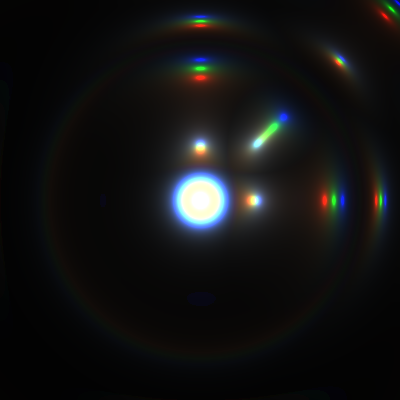
Frame 1 (no input)
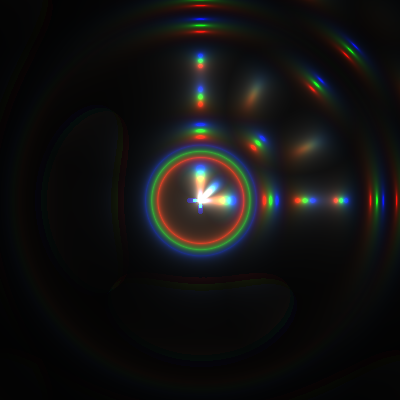
Frame 60 (the mouse pressed at the canvas centre just before this capture)
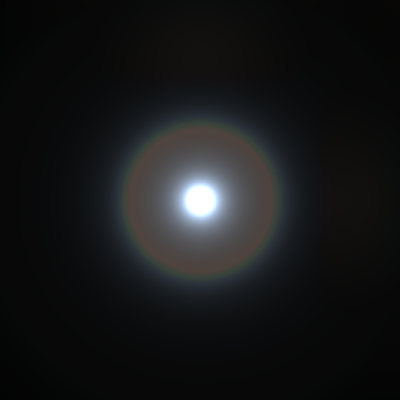
Frame 120 (the mouse held since frame 60 and released just before this capture)

The Processing sketch that drew these frames (run headless with seeded random() and noise(); from frame 60 on, the mouse is pressed at the canvas centre):

// Processing sketch: silexarsDemo
// ── silexarsDemo.pde
// a simulate of https://www.shadertoy.com/view/XsXXDn
// credits to 'Danilo Guanabara'

// void mainImage( out vec4 fragColor, in vec2 fragCoord ){
// 	vec3 c;
// 	float l,z=t;
// 	for(int i=0;i<3;i++) {
// 		vec2 uv,p=fragCoord.xy/r;
// 		uv=p;
// 		p-=.5;
// 		p.x*=r.x/r.y;
// 		z+=.07;
// 		l=length(p);
// 		uv+=p/l*(sin(z)+1.)*abs(sin(l*9.-z-z));
// 		c[i]=.01/length(mod(uv,1.)-.5);
// 	}
// 	fragColor=vec4(c/l,t);
// }

// adding time to the shader
color sim_fragshader(float x, float y, float t) {
    float cr = 0, cg = 0, cb = 0;
    float z = t;
    float u = x;
    float v = y;
    float kx = (x-.5)*width/height;
    float ky = y-.5;
    float l = mag(kx, ky);
    for (int i = 0; i < 3; i++) {
        z += .07;
        // deal the center case where l = 0
        if(l != 0) {
            u = x;
            v = y;
            u += kx / l * (sin(z) + 1.) * abs(sin(l * 9. - z - z));
            v += ky / l * (sin(z) + 1.) * abs(sin(l * 9. - z - z));
        }
        
        if (i == 0) {
            cr = .01 / mag(u%1.0-.5, v%1.0-.5); // %1.0 left you  get the fractional part
        }
        if (i == 1) {
            cg = .01 / mag(u%1.0-.5, v%1.0-.5);
        }
        if (i == 2) {
            cb = .01 / mag(u%1.0-.5, v%1.0-.5);
        }
        // DEBUG
        if (x == 0.31 && y == 0.3) {
            //println("kx: ", kx," ky: ", ky, " cr: ", cr, " cg: ", cg, " cb: ", cb, " l: ", l, " z: ", z,  " u: ", u, " v: ", v);
        }
    }
    return color(cr/l, cg/l, cb/l, 1.);
}

float smoothstep(float start, float stop, float val) {
    if (val < start) return 0.0f;
    if (val >= stop) return 1.0f;
    float k = constrain((val - start) / (stop - start), 0, 1);
    return k * k * ( - 2 * k + 3);
}

void setup() { 
    size(400, 400);
    colorMode(RGB, 1);
} 

void draw() { 
    background(0);
    loadPixels();
    for (float i = 0; i < width; ++i) {
        for (float j = height - 1; j >= 0; --j) {
            // time is in seconds
            pixels[int(j * width + i)] = sim_fragshader(i / width, 1. - j / height, millis()/1000.);
        }
    }
    updatePixels();
} 
